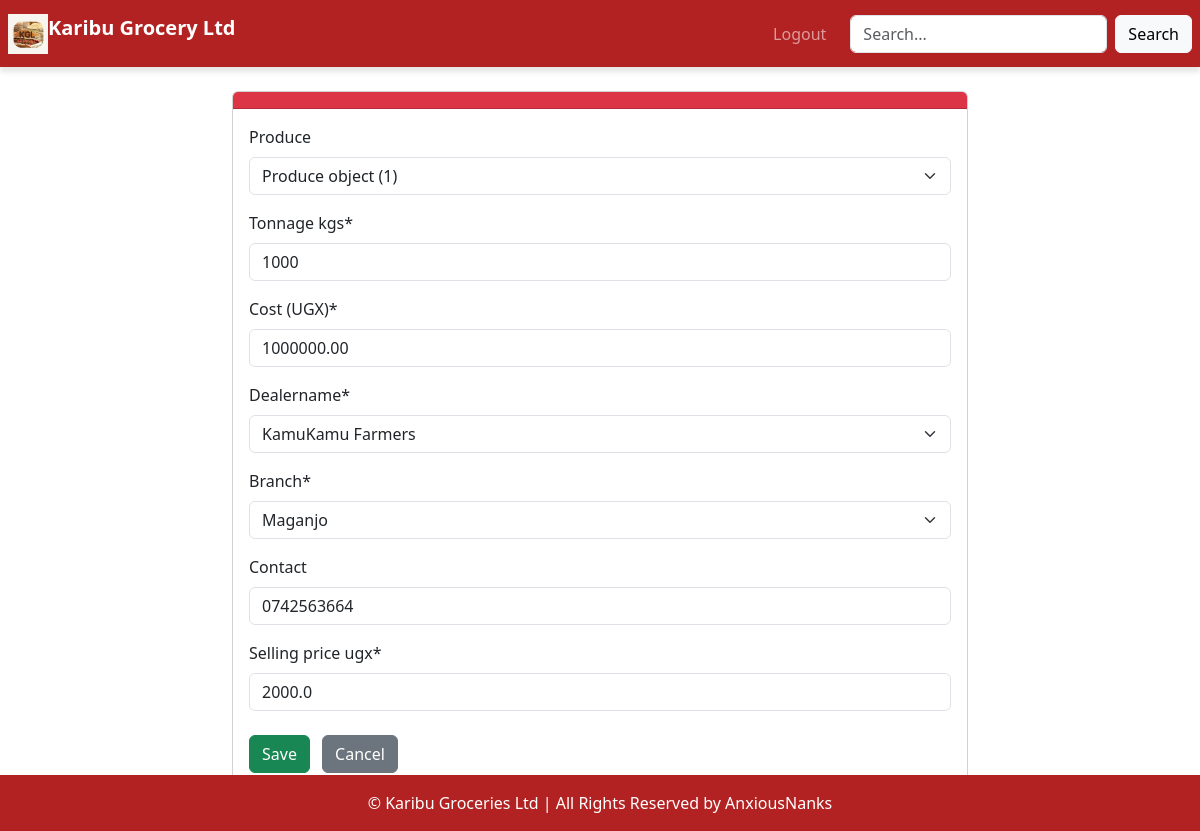
Page /procurements/2/edit/ on the committed database.
### home/models.py (models this page shows, shortened)
class Procurement(models.Model):
    produce = models.ForeignKey(Produce,on_delete=models.CASCADE,blank=True, null=True)
    date = models.DateField(auto_now_add=True)
    time = models.TimeField(auto_now_add=True)
    tonnage_kgs = models.IntegerField(
        validators=[MinValueValidator(1000)],
    )
    costUgx = models.DecimalField(
        max_digits=15,
        decimal_places=2,
        validators=[MinValueValidator(10000)],
        verbose_name="Cost (UGX)"
    )
    dealername = models.ForeignKey(Dealer, on_delete=models.SET_NULL,null=True )
    branch = models.CharField(max_length=20, choices=BRANCH_CHOICES)
    contact = models.CharField(max_length=15,
        validators=[RegexValidator(regex=r'^\+?\d{9,15}$', message="Enter a valid phone number.")],
        blank=True)
    selling_price_ugx = models.FloatField(
    )
    recorded_by = models.ForeignKey(Userprofile,
        on_delete=models.SET_NULL,
        null=True,
        blank=True,
    )
    createdAt = models.DateTimeField(auto_now_add=True)

### home/views.py (the view)
# urls.py: path('procurements/<int:pk>/edit/', views.procurement_edit, name='procurement_edit'),
def procurement_edit(request, pk):
    procurement = get_object_or_404(Procurement, pk=pk)
    if request.method == 'POST':
        form = ProcurementForm(request.POST, instance=procurement)
        if form.is_valid():
            form.save()
            return redirect('procurement_list')
    else:
        form = ProcurementForm(instance=procurement)
    return render(request, 'home/procurement_form.html', {'form': form})

### home/forms.py
class ProcurementForm(ModelForm):
    class Meta:
        model = Procurement
        fields =  ['produce', 'tonnage_kgs', 'costUgx', 'dealername', 'branch', 'contact', 'selling_price_ugx'] # Include all fields from the Procurement model

### home/models.py (called while the page is built)
    def __str__(self):
        return self.name

### home/templates/home/procurement_form.html (shortened to what this page needs)
{% extends 'base.html' %}
{% load crispy_forms_tags %}
{% block content %}
<div class="container mt-4">
    <div class="row justify-content-center">
        <div class="col-lg-8">
            <div class="card">
                <div class="card-header bg-danger text-white">
                </div>
                <div class="card-body">
                    <form method="post" class="needs-validation" novalidate>
                        {{ form|crispy }}
                        <div class="mt-4">
                            <button type="submit" class="btn btn-success">Save</button>
                            <a href="{% url 'procurement_list' %}" class="btn btn-secondary ms-2">Cancel</a>
                        </div>
                    </form>
                </div>
                <div class="card-footer text-muted text-center">
                    <small>Karibu Groceries Ltd | Procurement System</small>
                </div>
            </div>
        </div>
    </div>
</div>
{% endblock %}

### home/templates/base.html (style rules this page uses)
body, html { margin: 0; padding: 0; height: 100%; overflow-x: hidden; }

### rows in the picture
Procurement: produce "Produce object (1)", tonnage_kgs "1000", costUgx "1000000.00", dealername "KamuKamu Farmers", branch "Maganjo", contact "0742563664", selling_price_ugx "2000.0"
